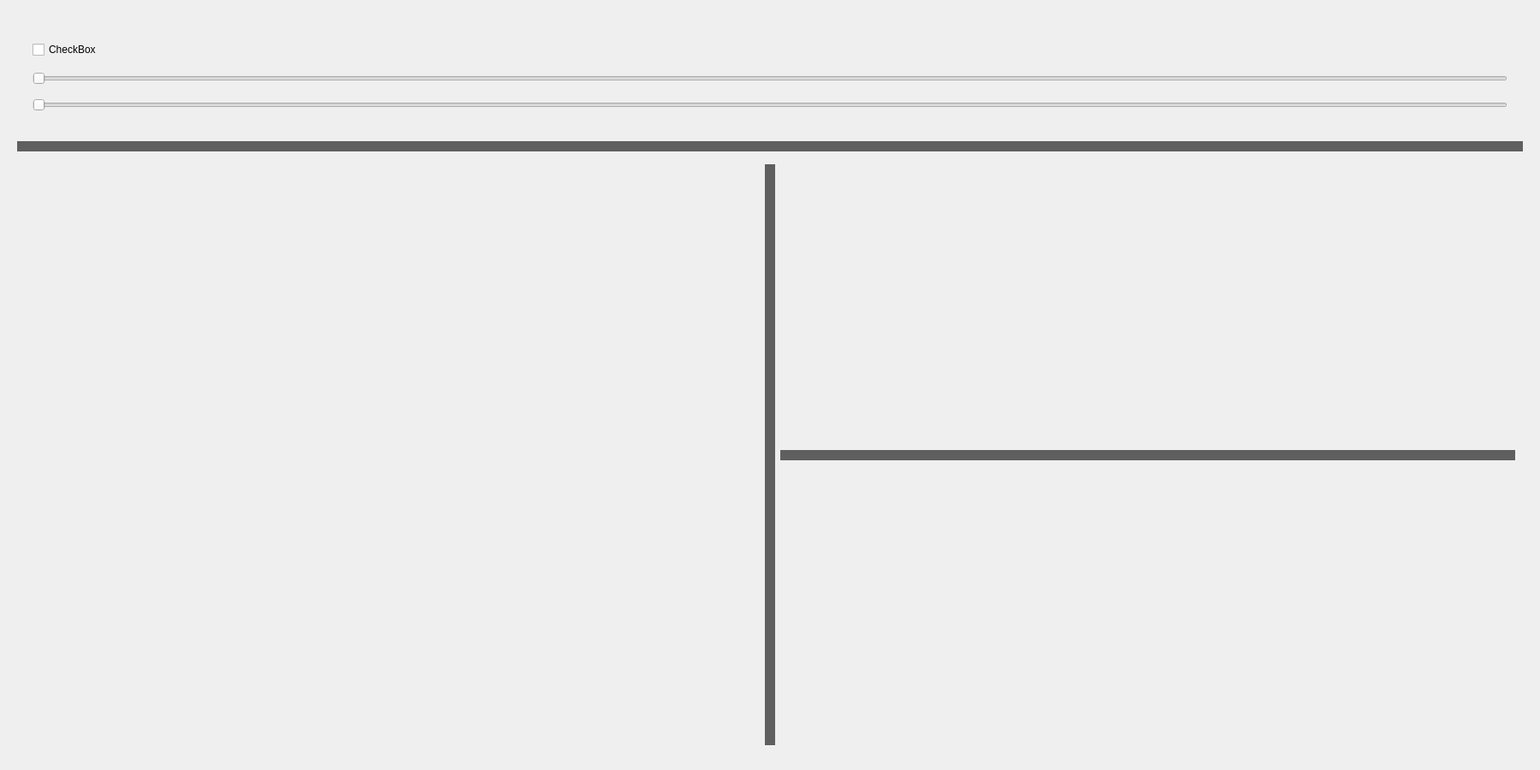
<?xml version="1.0" encoding="UTF-8"?>
<ui version="4.0">
 <class>Widget</class>
 <widget class="QWidget" name="Widget">
  <property name="geometry">
   <rect>
    <x>0</x>
    <y>0</y>
    <width>1800</width>
    <height>900</height>
   </rect>
  </property>
  <property name="font">
   <font>
    <bold>false</bold>
   </font>
  </property>
  <property name="windowTitle">
   <string>Widget</string>
  </property>
  <layout class="QGridLayout" name="gridLayout">
   <item row="0" column="0">
    <layout class="QVBoxLayout" name="verticalLayout_Master">
     <property name="leftMargin">
      <number>9</number>
     </property>
     <property name="topMargin">
      <number>9</number>
     </property>
     <property name="rightMargin">
      <number>9</number>
     </property>
     <property name="bottomMargin">
      <number>9</number>
     </property>
     <item>
      <widget class="QWidget" name="widget_ControlPanel" native="true">
       <property name="sizePolicy">
        <sizepolicy hsizetype="Expanding" vsizetype="Expanding">
         <horstretch>1</horstretch>
         <verstretch>1</verstretch>
        </sizepolicy>
       </property>
       <layout class="QGridLayout" name="gridLayout_3">
        <item row="0" column="0">
         <layout class="QGridLayout" name="gridLayout_2">
          <item row="0" column="0">
           <widget class="QWidget" name="widget" native="true">
            <property name="sizePolicy">
             <sizepolicy hsizetype="Expanding" vsizetype="Expanding">
              <horstretch>1</horstretch>
              <verstretch>1</verstretch>
             </sizepolicy>
            </property>
            <layout class="QGridLayout" name="gridLayout_4">
             <item row="3" column="0">
              <widget class="QSlider" name="horizontalSlider_PositonSpeed">
               <property name="minimum">
                <number>1</number>
               </property>
               <property name="maximum">
                <number>30</number>
               </property>
               <property name="orientation">
                <enum>Qt::Horizontal</enum>
               </property>
              </widget>
             </item>
             <item row="0" column="0">
              <widget class="QCheckBox" name="checkBox">
               <property name="text">
                <string>CheckBox</string>
               </property>
              </widget>
             </item>
             <item row="1" column="0">
              <widget class="QSlider" name="horizontalSlider_MasterPosition">
               <property name="maximum">
                <number>1000</number>
               </property>
               <property name="orientation">
                <enum>Qt::Horizontal</enum>
               </property>
              </widget>
             </item>
            </layout>
           </widget>
          </item>
         </layout>
        </item>
       </layout>
      </widget>
     </item>
     <item>
      <widget class="QWidget" name="widget_8" native="true">
       <property name="sizePolicy">
        <sizepolicy hsizetype="Minimum" vsizetype="Minimum">
         <horstretch>0</horstretch>
         <verstretch>0</verstretch>
        </sizepolicy>
       </property>
       <property name="minimumSize">
        <size>
         <width>7</width>
         <height>12</height>
        </size>
       </property>
       <property name="styleSheet">
        <string notr="true">background-color: rgb(95, 95, 95);</string>
       </property>
      </widget>
     </item>
     <item>
      <widget class="QWidget" name="widget_Devices" native="true">
       <property name="sizePolicy">
        <sizepolicy hsizetype="Expanding" vsizetype="Expanding">
         <horstretch>1</horstretch>
         <verstretch>5</verstretch>
        </sizepolicy>
       </property>
       <layout class="QHBoxLayout" name="horizontalLayout_3">
        <item>
         <layout class="QHBoxLayout" name="horizontalLayout_2">
          <item>
           <widget class="QWidget" name="widget_2" native="true">
            <property name="sizePolicy">
             <sizepolicy hsizetype="Expanding" vsizetype="Expanding">
              <horstretch>1</horstretch>
              <verstretch>1</verstretch>
             </sizepolicy>
            </property>
            <layout class="QVBoxLayout" name="verticalLayout_2">
             <property name="spacing">
              <number>0</number>
             </property>
             <property name="leftMargin">
              <number>0</number>
             </property>
             <property name="topMargin">
              <number>0</number>
             </property>
             <property name="rightMargin">
              <number>0</number>
             </property>
             <property name="bottomMargin">
              <number>0</number>
             </property>
             <item>
              <layout class="QVBoxLayout" name="verticalLayout"/>
             </item>
            </layout>
           </widget>
          </item>
          <item>
           <widget class="QWidget" name="widget_7" native="true">
            <property name="sizePolicy">
             <sizepolicy hsizetype="Minimum" vsizetype="Minimum">
              <horstretch>0</horstretch>
              <verstretch>0</verstretch>
             </sizepolicy>
            </property>
            <property name="minimumSize">
             <size>
              <width>12</width>
              <height>12</height>
             </size>
            </property>
            <property name="styleSheet">
             <string notr="true">background-color: rgb(95, 95, 95);</string>
            </property>
           </widget>
          </item>
          <item>
           <widget class="QWidget" name="widget_3" native="true">
            <property name="sizePolicy">
             <sizepolicy hsizetype="Expanding" vsizetype="Expanding">
              <horstretch>1</horstretch>
              <verstretch>1</verstretch>
             </sizepolicy>
            </property>
            <layout class="QVBoxLayout" name="verticalLayout_4">
             <property name="spacing">
              <number>0</number>
             </property>
             <property name="leftMargin">
              <number>0</number>
             </property>
             <property name="topMargin">
              <number>0</number>
             </property>
             <property name="rightMargin">
              <number>0</number>
             </property>
             <property name="bottomMargin">
              <number>0</number>
             </property>
             <item>
              <layout class="QVBoxLayout" name="verticalLayout_3">
               <item>
                <widget class="QWidget" name="widget_5" native="true">
                 <property name="sizePolicy">
                  <sizepolicy hsizetype="Expanding" vsizetype="Expanding">
                   <horstretch>1</horstretch>
                   <verstretch>1</verstretch>
                  </sizepolicy>
                 </property>
                 <layout class="QVBoxLayout" name="verticalLayout_6">
                  <property name="spacing">
                   <number>0</number>
                  </property>
                  <property name="leftMargin">
                   <number>0</number>
                  </property>
                  <property name="topMargin">
                   <number>0</number>
                  </property>
                  <property name="rightMargin">
                   <number>0</number>
                  </property>
                  <property name="bottomMargin">
                   <number>0</number>
                  </property>
                  <item>
                   <layout class="QVBoxLayout" name="verticalLayout_MovingHeads"/>
                  </item>
                 </layout>
                </widget>
               </item>
               <item>
                <widget class="QWidget" name="widget_6" native="true">
                 <property name="sizePolicy">
                  <sizepolicy hsizetype="Minimum" vsizetype="Minimum">
                   <horstretch>0</horstretch>
                   <verstretch>0</verstretch>
                  </sizepolicy>
                 </property>
                 <property name="minimumSize">
                  <size>
                   <width>12</width>
                   <height>12</height>
                  </size>
                 </property>
                 <property name="styleSheet">
                  <string notr="true">background-color: rgb(95, 95, 95);</string>
                 </property>
                </widget>
               </item>
               <item>
                <widget class="QWidget" name="widget_4" native="true">
                 <property name="sizePolicy">
                  <sizepolicy hsizetype="Expanding" vsizetype="Expanding">
                   <horstretch>1</horstretch>
                   <verstretch>1</verstretch>
                  </sizepolicy>
                 </property>
                 <layout class="QVBoxLayout" name="verticalLayout_8">
                  <property name="spacing">
                   <number>0</number>
                  </property>
                  <property name="leftMargin">
                   <number>0</number>
                  </property>
                  <property name="topMargin">
                   <number>0</number>
                  </property>
                  <property name="rightMargin">
                   <number>0</number>
                  </property>
                  <property name="bottomMargin">
                   <number>0</number>
                  </property>
                  <item>
                   <layout class="QVBoxLayout" name="verticalLayout_Cans">
                    <property name="spacing">
                     <number>0</number>
                    </property>
                   </layout>
                  </item>
                 </layout>
                </widget>
               </item>
              </layout>
             </item>
            </layout>
           </widget>
          </item>
         </layout>
        </item>
       </layout>
      </widget>
     </item>
    </layout>
   </item>
  </layout>
 </widget>
 <resources/>
 <connections/>
</ui>
